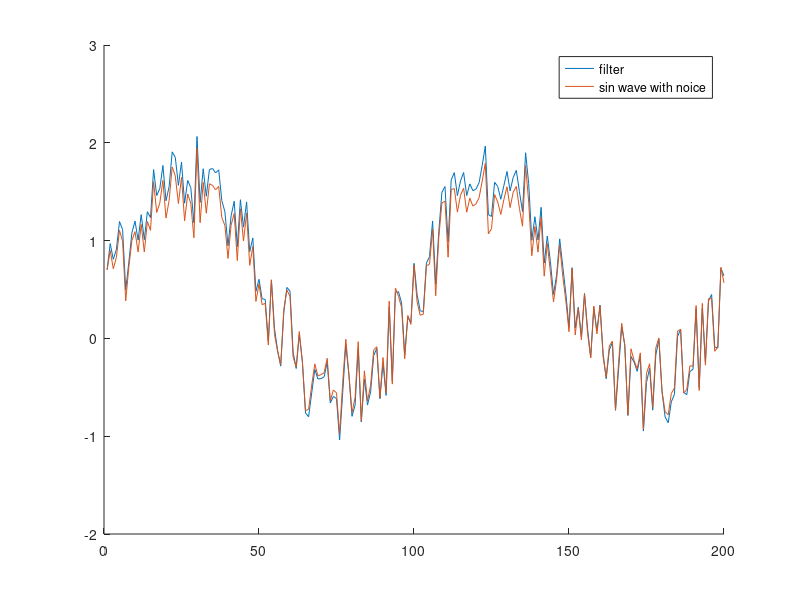
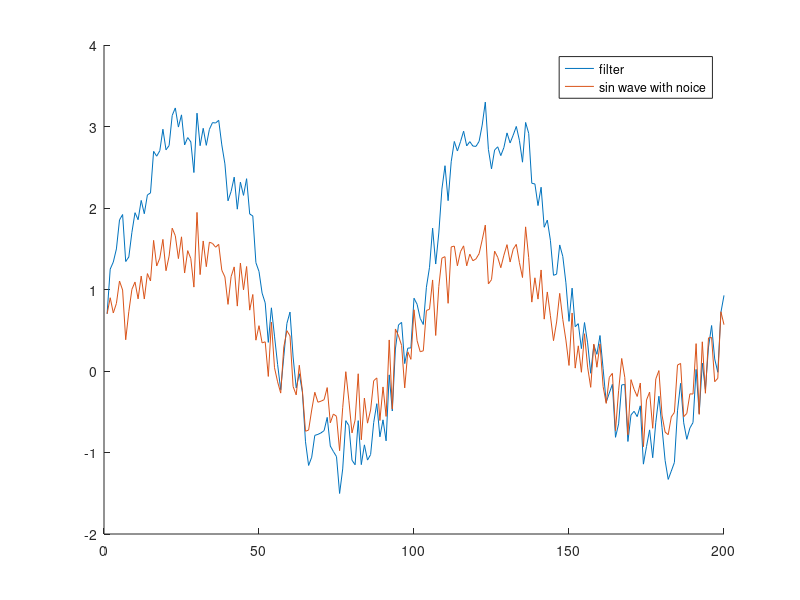
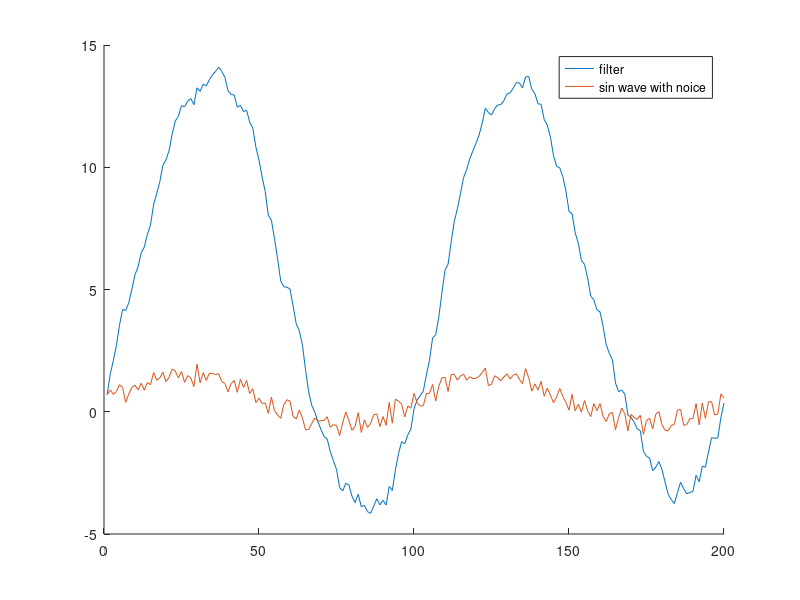
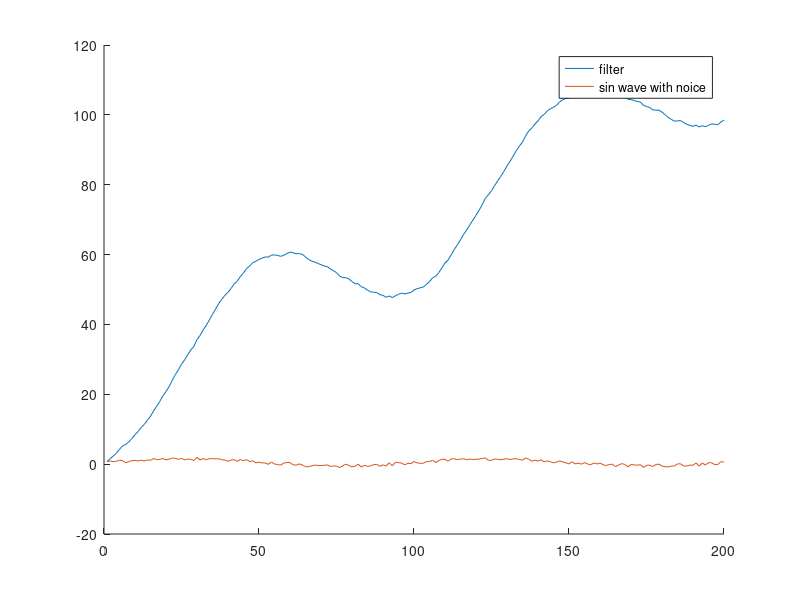

MATLAB code for these plots, in order:
clear all;
close all;

r=400;
p=4;
n=200;
Fs=r;
Ts=1/Fs;
t = (0:(n-1))*Ts;
df=(0:(n-1))*Fs/n;
ruis=rand(size(t));
x=sin(2*pi*p*t)+ruis;

a1=[-0.1 -0.5 -0.9 -1.0 -1.1];
ones=ones(1,n);

for i=1:5
    y=filter(1,[1,a1(i)],x);
    figure(i)
    hold on;
    plot(y)
    plot(x)
    legend('filter','sin wave with noice');
    hold off;
end